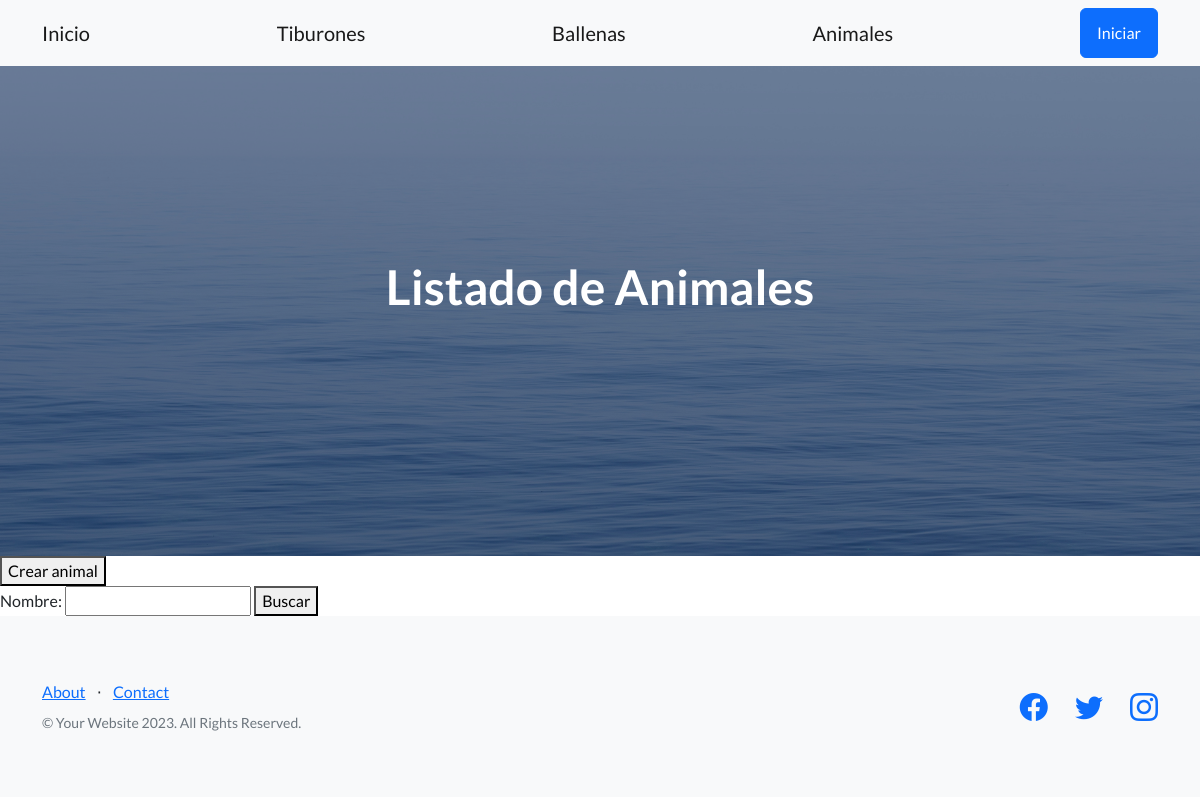
Page /animales/ on the earlier database version.
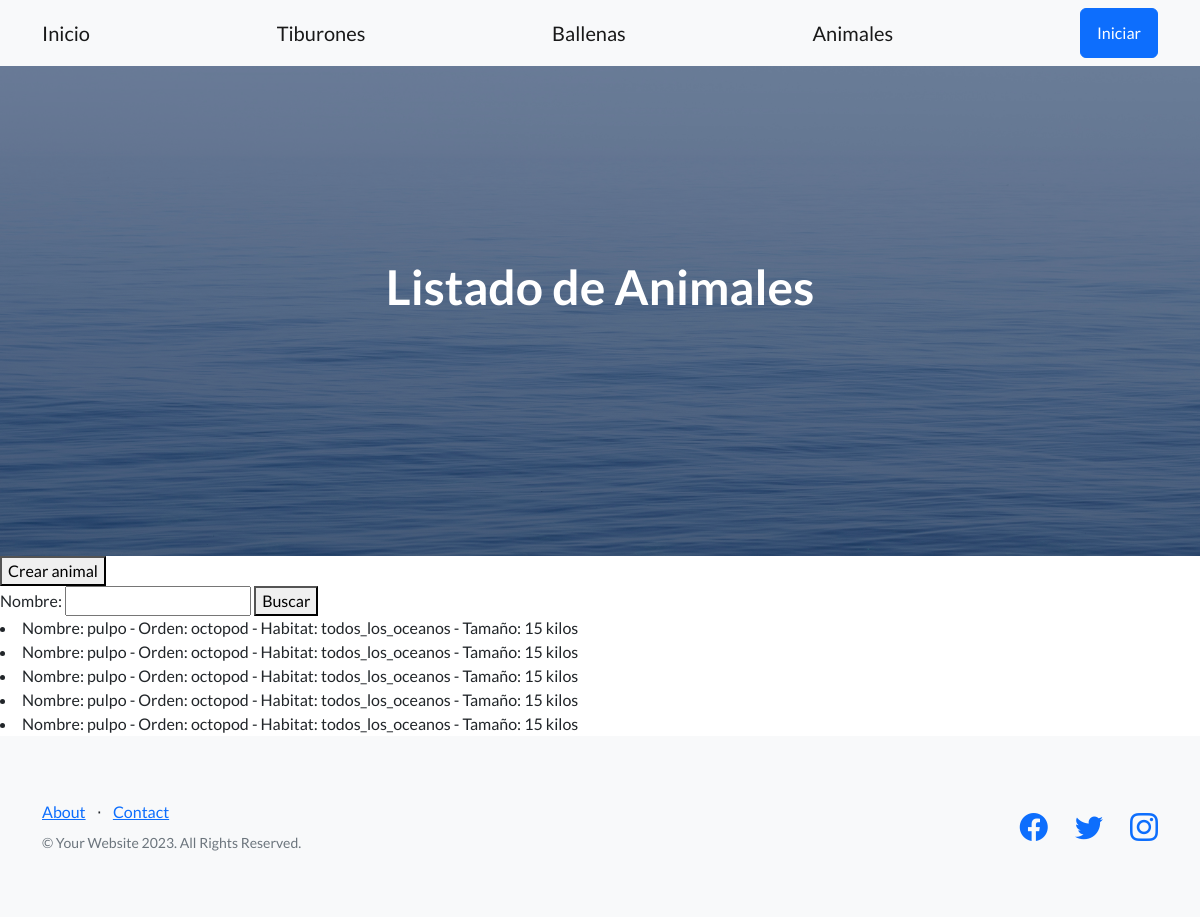
Same page on the later database version.
### inicio/models.py (models this page shows)
class Animal(models.Model):
    nombre = models.CharField(max_length=30)
    orden = models.CharField(max_length=30)
    habitat = models.CharField(max_length=30)
    tomaño = models.IntegerField()

### inicio/views.py (the view)
def listar_animales(request):
    formulario = BuscarAnimalFormulario(request.GET)
    if formulario.is_valid():
        nombre_a_buscar = formulario.cleaned_data['nombre']
        listado_de_animales = Animal.objects.filter(nombre__icontains=nombre_a_buscar)
    formulario = BuscarAnimalFormulario()
    return render(request, 'inicio/listar_animales.html', {'formulario': formulario, 'animales': listado_de_animales})

### inicio/form.py
class BuscarAnimalFormulario(forms.Form):
    nombre = forms.CharField(max_length=30, required=False)

### inicio/templates/inicio/listar_animales.html (shortened to what this page needs)
{% extends 'base.html' %}
{% block h1_header %}
Listado de Animales
{% endblock h1_header %}
{% block contenido %}
<button>
    <a class="navbar-brand" href={% url 'crear_animal' %}>Crear animal</a>
</button>
<form action="" method="get">
    {{formulario}}
    <button>Buscar</button>
</form>
{% for animal in animales %}
<li>Nombre: {{animal.nombre}} - Orden: {{animal.orden}} - Habitat: {{animal.habitat}} - Tamaño: {{animal.tomaño}} kilos </li>
{% endfor %}
{% endblock contenido %}

Differences in the rows shown:
added Animal: nombre "pulpo", orden "octopod", habitat "todos_los_oceanos", tomaño "15"
added Animal: nombre "pulpo", orden "octopod", habitat "todos_los_oceanos", tomaño "15"
added Animal: nombre "pulpo", orden "octopod", habitat "todos_los_oceanos", tomaño "15"
added Animal: nombre "pulpo", orden "octopod", habitat "todos_los_oceanos", tomaño "15"
added Animal: nombre "pulpo", orden "octopod", habitat "todos_los_oceanos", tomaño "15"
